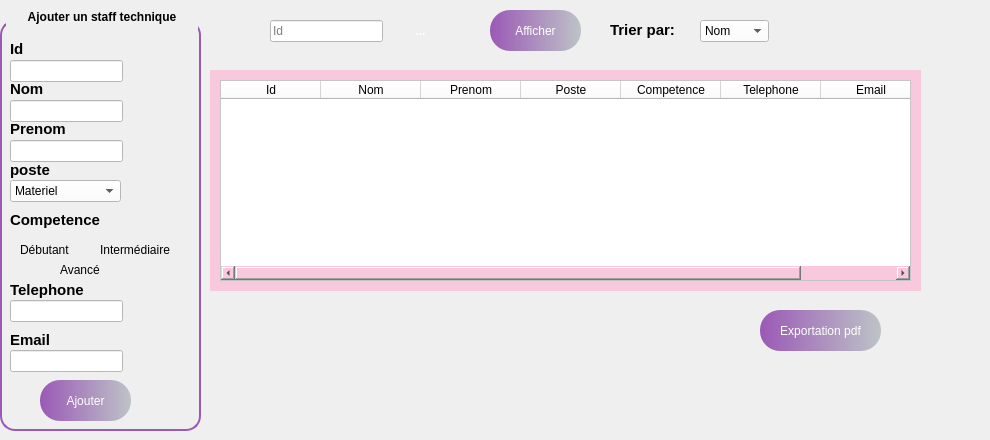
      <widget class="QWidget" name="tab">
       <attribute name="title">
        <string>Acceuil</string>
       </attribute>
       <widget class="QGroupBox" name="groupBox">
        <property name="geometry">
         <rect>
          <x>0</x>
          <y>0</y>
          <width>201</width>
          <height>431</height>
         </rect>
        </property>
        <property name="styleSheet">
         <string notr="true">QGroupBox {
    border: 2px solid #9B59B6;
    border-radius: 15px;
    margin-top: 20px;
    background: qlineargradient(spread:pad,
                                x1:0, y1:0,
                                x2:1, y2:0,
                                stop:0 #9B59B6,
                                stop:1 #BDC3C7);
    color: white;
    font-weight: bold;
    padding: 15px;
}

QGroupBox::title {
    subcontrol-origin: margin;
    subcontrol-position: top centre; 
    padding: 10px 20px; 
    border-radius: 15px; 
    background: qlineargradient(spread:pad,
                                x1:0, y1:0,
                                x2:1, y2:0,
                                stop:0 #9B59B6,
                                stop:1 #BDC3C7);
    color: black; 
    font-size: 20px; 
    font-weight: bold;

}
</string>
        </property>
        <property name="title">
         <string>Ajouter un staff technique</string>
        </property>
        <widget class="QLabel" name="label_6">
         <property name="geometry">
          <rect>
           <x>10</x>
           <y>80</y>
           <width>49</width>
           <height>16</height>
          </rect>
         </property>
         <property name="styleSheet">
          <string notr="true"> background: transparent;</string>
         </property>
         <property name="text">
          <string>&lt;html&gt;&lt;head/&gt;&lt;body&gt;&lt;p&gt;&lt;span style=&quot; font-size:11pt; font-weight:700; color:#000000;&quot;&gt;Nom&lt;/span&gt;&lt;/p&gt;&lt;/body&gt;&lt;/html&gt;</string>
         </property>
        </widget>
        <widget class="QLabel" name="label_8">
         <property name="geometry">
          <rect>
           <x>10</x>
           <y>120</y>
           <width>71</width>
           <height>16</height>
          </rect>
         </property>
         <property name="styleSheet">
          <string notr="true"> background: transparent;</string>
         </property>
         <property name="text">
          <string>&lt;html&gt;&lt;head/&gt;&lt;body&gt;&lt;p&gt;&lt;span style=&quot; font-size:11pt; font-weight:700; color:#000000;&quot;&gt;Prenom&lt;/span&gt;&lt;/p&gt;&lt;/body&gt;&lt;/html&gt;</string>
         </property>
        </widget>
        <widget class="QLabel" name="label_24">
         <property name="geometry">
          <rect>
           <x>10</x>
           <y>160</y>
           <width>49</width>
           <height>21</height>
          </rect>
         </property>
         <property name="styleSheet">
          <string notr="true"> background: transparent;</string>
         </property>
         <property name="text">
          <string>&lt;html&gt;&lt;head/&gt;&lt;body&gt;&lt;p&gt;&lt;span style=&quot; font-size:11pt; font-weight:700; color:#000000;&quot;&gt;poste&lt;/span&gt;&lt;/p&gt;&lt;/body&gt;&lt;/html&gt;</string>
         </property>
        </widget>
        <widget class="QLabel" name="label_25">
         <property name="geometry">
          <rect>
           <x>10</x>
           <y>280</y>
           <width>81</width>
           <height>21</height>
          </rect>
         </property>
         <property name="styleSheet">
          <string notr="true"> background: transparent;</string>
         </property>
         <property name="text">
          <string>&lt;html&gt;&lt;head/&gt;&lt;body&gt;&lt;p&gt;&lt;span style=&quot; font-size:11pt; font-weight:700; color:#000000;&quot;&gt;Telephone&lt;/span&gt;&lt;/p&gt;&lt;/body&gt;&lt;/html&gt;</string>
         </property>
        </widget>
        <widget class="QLabel" name="label_26">
         <property name="geometry">
          <rect>
           <x>10</x>
           <y>210</y>
           <width>91</width>
           <height>21</height>
          </rect>
         </property>
         <property name="styleSheet">
          <string notr="true"> background: transparent;</string>
         </property>
         <property name="text">
          <string>&lt;html&gt;&lt;head/&gt;&lt;body&gt;&lt;p&gt;&lt;span style=&quot; font-size:11pt; font-weight:700; color:#000000;&quot;&gt;Competence&lt;/span&gt;&lt;/p&gt;&lt;/body&gt;&lt;/html&gt;</string>
         </property>
        </widget>
        <widget class="QLineEdit" name="lineEditid">
         <property name="geometry">
          <rect>
           <x>10</x>
           <y>60</y>
           <width>113</width>
           <height>22</height>
          </rect>
         </property>
         <property name="styleSheet">
          <string notr="true">background-color: rgb(255, 255, 255);</string>
         </property>
        </widget>
        <widget class="QLineEdit" name="lineEditNom">
         <property name="geometry">
          <rect>
           <x>10</x>
           <y>100</y>
           <width>113</width>
           <height>22</height>
          </rect>
         </property>
         <property name="styleSheet">
          <string notr="true">background-color: rgb(255, 255, 255);</string>
         </property>
        </widget>
        <widget class="QLineEdit" name="lineEditTel">
         <property name="geometry">
          <rect>
           <x>10</x>
           <y>300</y>
           <width>113</width>
           <height>22</height>
          </rect>
         </property>
         <property name="styleSheet">
          <string notr="true">background-color: rgb(255, 255, 255);</string>
         </property>
        </widget>
        <widget class="QLineEdit" name="lineEditPrenom">
         <property name="geometry">
          <rect>
           <x>10</x>
           <y>140</y>
           <width>113</width>
           <height>22</height>
          </rect>
         </property>
         <property name="styleSheet">
          <string notr="true">background-color: rgb(255, 255, 255);</string>
         </property>
        </widget>
        <widget class="QLabel" name="label_27">
         <property name="geometry">
          <rect>
           <x>10</x>
           <y>40</y>
           <width>49</width>
           <height>16</height>
          </rect>
         </property>
         <property name="styleSheet">
          <string notr="true"> background: transparent;</string>
         </property>
         <property name="text">
          <string>&lt;html&gt;&lt;head/&gt;&lt;body&gt;&lt;p&gt;&lt;span style=&quot; font-size:11pt; font-weight:700; color:#000000;&quot;&gt;Id&lt;/span&gt;&lt;/p&gt;&lt;/body&gt;&lt;/html&gt;</string>
         </property>
        </widget>
        <widget class="QComboBox" name="comboBoxP">
         <property name="geometry">
          <rect>
           <x>10</x>
           <y>180</y>
           <width>111</width>
           <height>22</height>
          </rect>
         </property>
         <property name="styleSheet">
          <string notr="true">background-color: rgb(255, 255, 255);</string>
         </property>
         <item>
          <property name="text">
           <string>Materiel</string>
          </property>
         </item>
         <item>
          <property name="text">
           <string>Sponsor</string>
          </property>
         </item>
         <item>
          <property name="text">
           <string>Createur</string>
          </property>
         </item>
        </widget>
        <widget class="QRadioButton" name="radioButton1">
         <property name="geometry">
          <rect>
           <x>0</x>
           <y>240</y>
           <width>89</width>
           <height>20</height>
          </rect>
         </property>
         <property name="styleSheet">
          <string notr="true"> background: transparent;
</string>
         </property>
         <property name="text">
          <string>Débutant</string>
         </property>
        </widget>
        <widget class="QRadioButton" name="radioButton2">
         <property name="geometry">
          <rect>
           <x>80</x>
           <y>240</y>
           <width>91</width>
           <height>20</height>
          </rect>
         </property>
         <property name="styleSheet">
          <string notr="true"> background: transparent;</string>
         </property>
         <property name="text">
          <string>Intermédiaire</string>
         </property>
        </widget>
        <widget class="QRadioButton" name="radioButton3">
         <property name="geometry">
          <rect>
           <x>40</x>
           <y>260</y>
           <width>89</width>
           <height>20</height>
          </rect>
         </property>
         <property name="styleSheet">
          <string notr="true"> background: transparent;</string>
         </property>
         <property name="text">
          <string>Avancé</string>
         </property>
        </widget>
        <widget class="QToolButton" name="toolButtonAjouter">
         <property name="geometry">
          <rect>
           <x>40</x>
           <y>380</y>
           <width>91</width>
           <height>41</height>
          </rect>
         </property>
         <property name="styleSheet">
          <string notr="true">QToolButton { border: none; border-radius: 20px; color: white; padding: 1px; background: qlineargradient(spread:pad, x1:0, y1:0, x2:1, y2:0, stop:0 #9B59B6, stop:1 #BDC3C7); } QToolButton:hover { background: qlineargradient(spread:pad, x1:0, y1:0, x2:1, y2:0, stop:0 #BDC3C7, stop:1 #F8C8DC);}</string>
         </property>
         <property name="text">
          <string>Ajouter</string>
         </property>
        </widget>
        <widget class="QLabel" name="label_40">
         <property name="geometry">
          <rect>
           <x>10</x>
           <y>330</y>
           <width>81</width>
           <height>21</height>
          </rect>
         </property>
         <property name="styleSheet">
          <string notr="true"> background: transparent;</string>
         </property>
         <property name="text">
          <string>&lt;html&gt;&lt;head/&gt;&lt;body&gt;&lt;p&gt;&lt;span style=&quot; font-size:11pt; font-weight:700; color:#000000;&quot;&gt;Email&lt;/span&gt;&lt;/p&gt;&lt;/body&gt;&lt;/html&gt;</string>
         </property>
        </widget>
        <widget class="QLineEdit" name="lineEditMail">
         <property name="geometry">
          <rect>
           <x>10</x>
           <y>350</y>
           <width>113</width>
           <height>22</height>
          </rect>
         </property>
         <property name="styleSheet">
          <string notr="true">background-color: rgb(255, 255, 255);</string>
         </property>
        </widget>
       </widget>
       <widget class="QLineEdit" name="lineEditD">
        <property name="geometry">
         <rect>
          <x>270</x>
          <y>20</y>
          <width>113</width>
          <height>22</height>
         </rect>
        </property>
        <property name="styleSheet">
         <string notr="true">background-color: rgb(255, 255, 255);</string>
        </property>
        <property name="text">
         <string/>
        </property>
        <property name="placeholderText">
         <string>Id</string>
        </property>
       </widget>
       <widget class="QLabel" name="label_28">
        <property name="geometry">
         <rect>
          <x>610</x>
          <y>20</y>
          <width>71</width>
          <height>21</height>
         </rect>
        </property>
        <property name="text">
         <string>&lt;html&gt;&lt;head/&gt;&lt;body&gt;&lt;p&gt;&lt;span style=&quot; font-size:11pt; font-weight:700; color:#000000;&quot;&gt;Trier par:&lt;/span&gt;&lt;/p&gt;&lt;/body&gt;&lt;/html&gt;</string>
        </property>
       </widget>
       <widget class="QComboBox" name="comboBox">
        <property name="geometry">
         <rect>
          <x>700</x>
          <y>20</y>
          <width>69</width>
          <height>22</height>
         </rect>
        </property>
        <property name="styleSheet">
         <string notr="true">background-color: rgb(255, 255, 255);</string>
        </property>
        <item>
         <property name="text">
          <string>Nom</string>
         </property>
        </item>
        <item>
         <property name="text">
          <string>Poste</string>
         </property>
        </item>
        <item>
         <property name="text">
          <string>Competence</string>
         </property>
        </item>
       </widget>
       <widget class="QWidget" name="widget_4" native="true">
        <property name="geometry">
         <rect>
          <x>210</x>
          <y>70</y>
          <width>711</width>
          <height>221</height>
         </rect>
        </property>
        <property name="styleSheet">
         <string notr="true">background-color: rgb(248, 200, 220);</string>
        </property>
        <widget class="QTableWidget" name="tabl">
         <property name="geometry">
          <rect>
           <x>10</x>
           <y>10</y>
           <width>691</width>
           <height>201</height>
          </rect>
         </property>
         <property name="styleSheet">
          <string notr="true">background-color: rgb(255, 255, 255);
color: rgb(0, 0, 0);</string>
         </property>
         <column>
          <property name="text">
           <string>Id</string>
          </property>
         </column>
         <column>
          <property name="text">
           <string>Nom</string>
          </property>
         </column>
         <column>
          <property name="text">
           <string>Prenom</string>
          </property>
         </column>
         <column>
          <property name="text">
           <string>Poste</string>
          </property>
         </column>
         <column>
          <property name="text">
           <string>Competence</string>
          </property>
         </column>
         <column>
          <property name="text">
           <string>Telephone</string>
          </property>
         </column>
         <column>
          <property name="text">
           <string>Email</string>
          </property>
         </column>
        </widget>
       </widget>
       <widget class="QToolButton" name="toolButtonAff">
        <property name="geometry">
         <rect>
          <x>490</x>
          <y>10</y>
          <width>91</width>
          <height>41</height>
         </rect>
        </property>
        <property name="styleSheet">
         <string notr="true">QToolButton { border: none; border-radius: 20px; color: white; padding: 1px; background: qlineargradient(spread:pad, x1:0, y1:0, x2:1, y2:0, stop:0 #9B59B6, stop:1 #BDC3C7); } QToolButton:hover { background: qlineargradient(spread:pad, x1:0, y1:0, x2:1, y2:0, stop:0 #BDC3C7, stop:1 #F8C8DC);}</string>
        </property>
        <property name="text">
         <string>Afficher</string>
        </property>
       </widget>
       <widget class="QToolButton" name="toolButton_24">
        <property name="geometry">
         <rect>
          <x>760</x>
          <y>310</y>
          <width>121</width>
          <height>41</height>
         </rect>
        </property>
        <property name="styleSheet">
         <string notr="true">QToolButton { border: none; border-radius: 20px; color: white; padding: 1px; background: qlineargradient(spread:pad, x1:0, y1:0, x2:1, y2:0, stop:0 #9B59B6, stop:1 #BDC3C7); } QToolButton:hover { background: qlineargradient(spread:pad, x1:0, y1:0, x2:1, y2:0, stop:0 #BDC3C7, stop:1 #F8C8DC);}</string>
        </property>
        <property name="text">
         <string>Exportation pdf</string>
        </property>
       </widget>
       <widget class="QToolButton" name="toolButtonSupp">
        <property name="geometry">
         <rect>
          <x>930</x>
          <y>190</y>
          <width>51</width>
          <height>41</height>
         </rect>
        </property>
        <property name="styleSheet">
         <string notr="true">QToolButton {
    border: none;
    border-radius: 20px;
    color: white;
    padding: 5px;
    background: qlineargradient(spread:pad,
                                x1:0, y1:0,
                                x2:1, y2:0,
                                stop:0 #F8C8DC,
                                stop:1 #BDC3C7);
    font-weight: bold;
}

QToolButton:hover {
    background: qlineargradient(spread:pad,
                                x1:0, y1:0,
                                x2:1, y2:0,
                                stop:0 #BDC3C7,
                                stop:1 #F8C8DC);
    color: black;
}
</string>
        </property>
        <property name="text">
         <string/>
        </property>
        <property name="icon">
         <iconset theme="QIcon::ThemeIcon::EditDelete"/>
        </property>
        <property name="iconSize">
         <size>
          <width>30</width>
          <height>30</height>
         </size>
        </property>
       </widget>
       <widget class="QToolButton" name="toolButtonMod">
        <property name="geometry">
         <rect>
          <x>930</x>
          <y>110</y>
          <width>51</width>
          <height>41</height>
         </rect>
        </property>
        <property name="styleSheet">
         <string notr="true">QToolButton {
    border: none;
    border-radius: 20px;
    color: white;
    padding: 5px;
    background: qlineargradient(spread:pad,
                                x1:0, y1:0,
                                x2:1, y2:0,
                                stop:0 #F8C8DC,
                                stop:1 #BDC3C7);
    font-weight: bold;
}

QToolButton:hover {
    background: qlineargradient(spread:pad,
                                x1:0, y1:0,
                                x2:1, y2:0,
                                stop:0 #BDC3C7,
                                stop:1 #F8C8DC);
    color: black;
}
</string>
        </property>
        <property name="text">
         <string/>
        </property>
        <property name="icon">
         <iconset theme="QIcon::ThemeIcon::MailMessageNew"/>
        </property>
        <property name="iconSize">
         <size>
          <width>30</width>
          <height>30</height>
         </size>
        </property>
       </widget>
       <widget class="QToolButton" name="toolButtonR">
        <property name="geometry">
         <rect>
          <x>400</x>
          <y>10</y>
          <width>41</width>
          <height>41</height>
         </rect>
        </property>
        <property name="styleSheet">
         <string notr="true">QToolButton {
    border: none;
    border-radius: 20px;
    color: white;
    padding: 5px;
    background: qlineargradient(spread:pad,
                                x1:0, y1:0,
                                x2:1, y2:0,
                                stop:0 #F8C8DC,
                                stop:1 #BDC3C7);
    font-weight: bold;
}

QToolButton:hover {
    background: qlineargradient(spread:pad,
                                x1:0, y1:0,
                                x2:1, y2:0,
                                stop:0 #BDC3C7,
                                stop:1 #F8C8DC);
    color: black;
}
</string>
        </property>
        <property name="text">
         <string>...</string>
        </property>
        <property name="icon">
         <iconset theme="QIcon::ThemeIcon::SystemSearch"/>
        </property>
        <property name="iconSize">
         <size>
          <width>30</width>
          <height>30</height>
         </size>
        </property>
       </widget>
      </widget>
